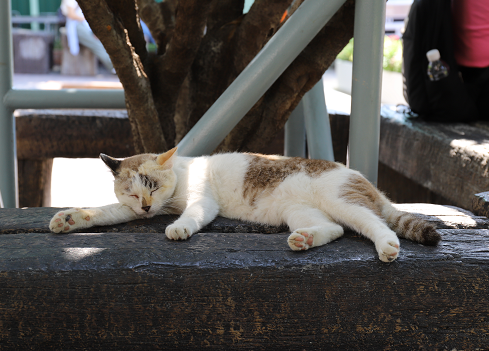
#> input picture tm/target.png, 489 x 351 px, found by its file name
$ python exer06.py target.png template.png output.png
#> lines starting #> are read from the running program, lines starting #| are printed output that depends on the picture; after the words box and inside, x2 and y2 are one past the last pixel; in counts of white or black regions, pixels touching at a corner belong together; pictures that were not available may be replaced by others from this repository, and a replacement may not be noted
# ターゲット画像とテンプレート画像を読み込み、Template Matchingにより
# 最もテンプレートと適合する領域を発見し矩形を描くプログラムを作成せよ。
# - 入力と出力の仕様は課題4と同様
# - OpenCVの関数（cv2.matchTemplate()やcv2.minMaxLoc()など）を利用すること
#
#  python exer06.py target.png template.png output.png
#  target.png   : ターゲット画像のファイル名
#  template.png : テンプレート画像のファイル名
#  output.png   : 出力画像のファイル名

import numpy as np
import sys
import cv2

fname_in1 = sys.argv[1]
fname_in2 = sys.argv[2]
fname_out = sys.argv[3]

#画像を読み込み輝度画像へ変換（SSDがオーバーフローしないようfloat64にキャスト）
target_img   = cv2.imread(fname_in1)
#> target_img is the input picture: shape (351, 489, 3); mean B, G, R 77.8, 80.4, 84
template_img = cv2.imread(fname_in2)
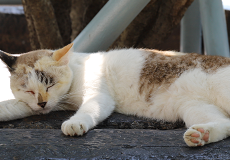
#> input picture tm/img1.png, 230 x 160 px, given in place of template.png, which was not available
#> template_img is the input picture: shape (160, 230, 3); mean B, G, R 102.1, 108, 112.5
target_img   = cv2.cvtColor(target_img  , cv2.COLOR_RGB2GRAY)
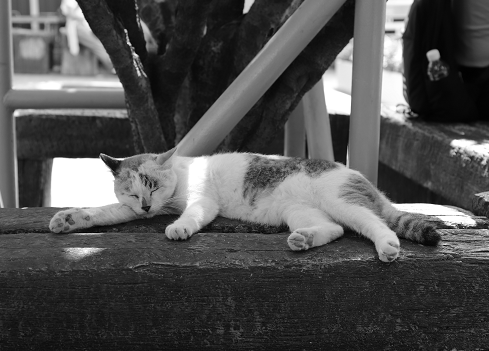
#> target_img: shape (351, 489); min 0, max 255, mean 80
template_img = cv2.cvtColor(template_img, cv2.COLOR_RGB2GRAY)
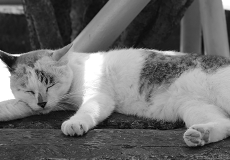
#> template_img: shape (160, 230); min 0, max 255, mean 106.8

#-------------------------------------------
#以下を編集
w, h = template_img.shape[::-1]
#> w = 230; h = 160
#TODO1 Template matching (SSD画像)を計算
ssd_img = cv2.matchTemplate(target_img, template_img,  cv2.TM_CCORR_NORMED)
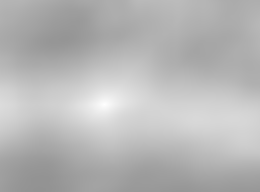
#> ssd_img: shape (192, 260) float32; min 0.576, max 1, mean 0.716

#TODO2 SSDが最小となる画素位置を取得
min_val, max_val, min_loc, max_loc = cv2.minMaxLoc(ssd_img)
#> min_val = 0.576; max_val = 1; min_loc = (39, 190); max_loc = (104, 104)
top_left = max_loc
#> top_left = (104, 104)
bottom_right = (top_left[0]+ w, top_left[1] + h)
#> bottom_right = (334, 264)
#TODO3 発見した場所に四角形（線幅2・線の色(255,0,0)）を描く
target_img = cv2.imread(fname_in1)
cv2.rectangle(target_img, top_left, bottom_right, (255,0,0), 2)
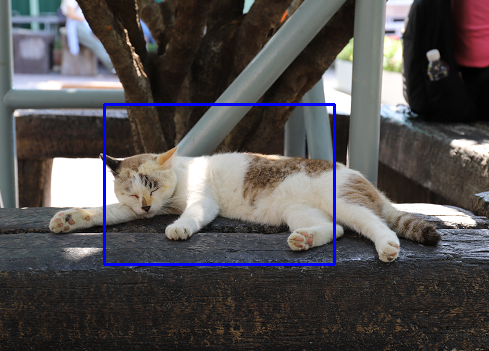
#> target_img: shape (351, 489, 3); 1.36% of pixels changed, all inside (x1, y1, x2, y2) = (103, 103, 336, 266)

#-------------------------------------------

#画像を出力
cv2.imwrite(fname_out, target_img)
